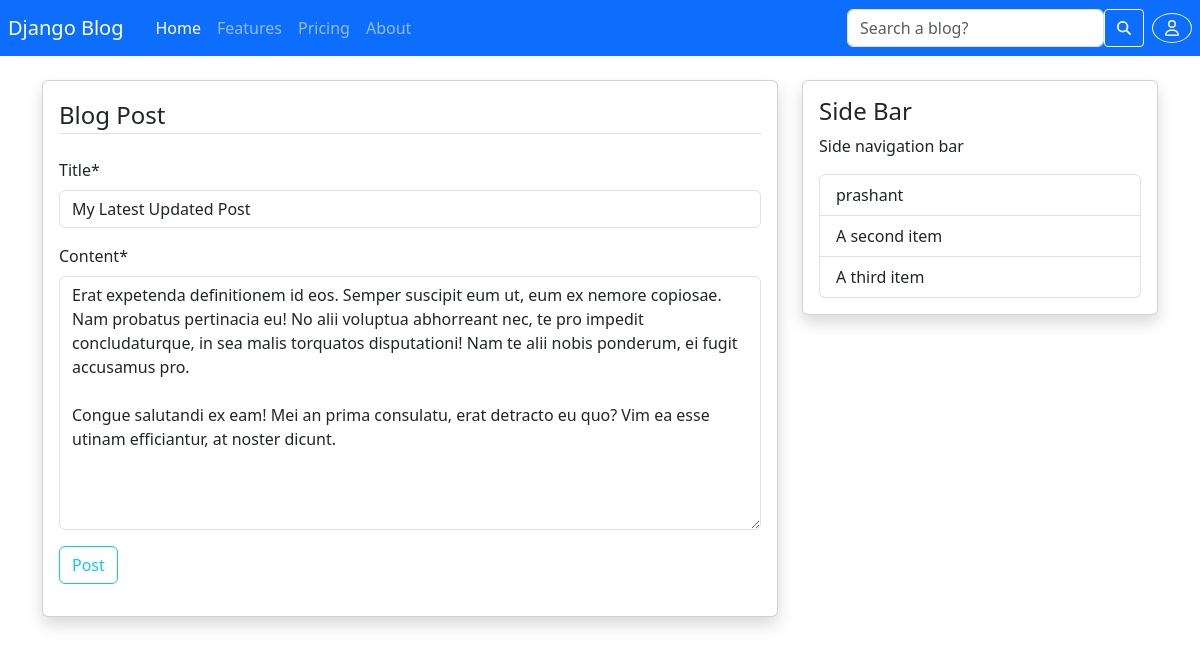
The page /post/33/update (signed in) on the database its author committed.
### blog/models.py (models this page shows, shortened)
class Post(models.Model):
    title = models.CharField(max_length=100,default='')
    content = models.TextField()
    date_posted = models.DateTimeField(default=timezone.now)
    last_updates = models.DateTimeField(auto_now=True)
    author = models.ForeignKey(User, on_delete=models.CASCADE)

### blog/views.py (the view, shortened to what this page needs)
# urls.py: path('post/<int:pk>/update', PosUpdateView.as_view(), name='post-update'),
class PosUpdateView(LoginRequiredMixin, UserPassesTestMixin, UpdateView):  # <app>/<model>_form.html
    model = Post
    fields = ['title', 'content']
    success_url = '/'
    def test_func(self):
        post=self.get_object()
        if(self.request.user==post.author):
            return True
        return False

### blog/templates/blog/post_form.html (shortened to what this page needs)
{% extends 'blog/base.html' %}
{% load crispy_forms_tags %}
{% block content %}
    <div class="card mb-3 shadow rounded p-3">
        <form method="POST">
            <fieldset class="form-group">
                <legend class="border-bottom mb-4">Blog Post</legend>
                {{ form | crispy }}
            </fieldset>
            <div class="form-group">
                <button class="btn-outline-info btn" type="submit">Post</button>
            </div>
        </form>
    </div>
{% endblock content %}

### blog/templates/blog/base.html (shortened to what this page needs)
{% load static %}
<html lang="en">
<head>
    <link href="{% static 'fontawesomefree/css/all.min.css' %}" rel="stylesheet" type="text/css">
    <link href="https://cdn.jsdelivr.net/npm/bootstrap@5.3.0-alpha1/dist/css/bootstrap.min.css" rel="stylesheet">
    <link rel="stylesheet" href="{% static 'css/main.css' %}">
</head>
<body>
    <header class="mb-4">
        <nav class="navbar navbar-expand-lg navbar-dark bg-primary py-0 py-lg-2">
            <div class="container-fluid blog-nav">
                <a class="navbar-brand px-2" href="{% url 'blog-home' %}">Django Blog</a>
                <div class="collapse navbar-collapse" id="navbarNav">
                    <ul class="navbar-nav">
                      <li class="nav-item">
                          <a class="nav-link active" aria-current="page" href="{% url 'blog-home' %}">Home</a>
                      </li>
                      <li class="nav-item">
                          <a class="nav-link" href="#">Features</a>
                      </li>
                      <li class="nav-item">
                          <a class="nav-link" href="#">Pricing</a>
                      </li>
                      <li class="nav-item">
                          <a class="nav-link" href="{% url 'blog-about' %}">About</a>
                      </li>
                    </ul>
                </div>
                <form class="d-lg-flex m-0 mx-2 d-none" role="search">
                    <input type="text" class="form-control" placeholder="Search a blog?">
                    <button class="btn btn-sm btn-outline-light d-flex align-items-center" type="submit">
                        <i class="fa fa-search mx-1"></i>
                    </button>
                </form>
                <span class="dropdown">
                    <button class="me-2 btn btn-md btn-outline-light" style="border-radius: 50%;" type="button" id="sideNav" data-bs-toggle="dropdown" aria-expanded="false">
                        <i class="fa-regular fa-user"></i>
                    </button>
                </span>
            </div>
        </nav>
    </header>
    <div class="container">
        <div class="row">
            <div class="col-12 col-lg-8 mb-4">
                {% block content %}{% endblock %}
            </div>
            <div class="col-lg-4 d-lg-block">
                <div class="card mb-3 shadow rounded">
                    <div class="card-body">
                        <div class="card-title h4">Side Bar</div>
                        <div class="card-text">
                            <p>Side navigation bar</p>
                            <ul class="list-group">
                                <li class="list-group-item">{{user}}</li>
                                <li class="list-group-item">A second item</li>
                                <li class="list-group-item">A third item</li>
                              </ul>
                        </div>
                    </div>
                  </div>
            </div>
        </div>
    </div>
</body>
</html>

### blog/static/css/main.css (style rules this page uses)
:root { --content-width:1500px; }
.blog-nav { --nav-padding:calc(((100% - var(--content-width)) / 2) + 1rem); padding: 0 var(--nav-padding); }

### rows shown on the page
Post: title "My Latest Updated Post", content "Erat expetenda definitionem id eos. Semper suscipit eum ut, eum ex nemore copiosae. Nam probatus pertinacia eu! No alii voluptua abhorreant nec, te pro impedit concludaturque, in sea malis torquatos disputationi! Nam te alii nobis ponderum, ei fugit accusamus pro. Congue salutandi ex eam! Mei an prima consulatu, erat detracto eu quo? Vim ea esse utinam efficiantur, at noster dicunt."

### other values the page prints
{{ user }} "prashant"
